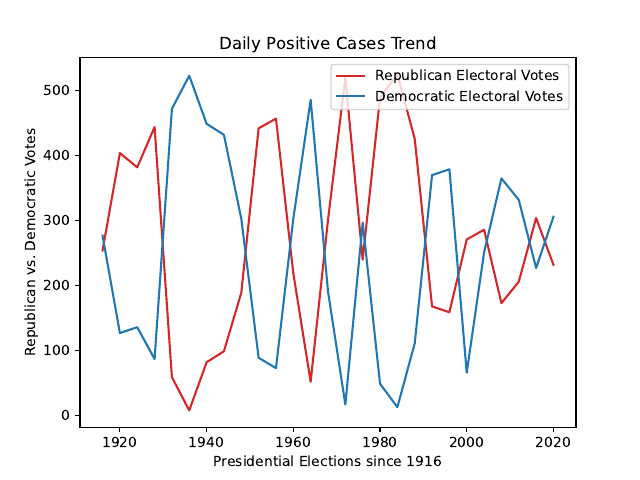

The Python source for this figure:
from bs4 import BeautifulSoup
import requests
import matplotlib.pyplot as plt
republican_votes = []
democratic_votes = []
for i in range(1916, 2021, 4):
    url = f"https://www.archives.gov/electoral-college/"+str(i)
    r = requests.get(url).text
    soup = BeautifulSoup(r, 'html.parser')
    winner = soup.body.find('table').find_all('tr')[0].find('td').text
    runner_up = soup.body.find('table').find_all('tr')[1].find('td').text
    winnerCount = soup.body.find('table').find_all('tr')[2].find_all('td')[0].text
    runnerUpCount = soup.body.find('table').find_all('tr')[2].find_all('td')[1].text
    x = ''
    y = ''
    for ii in range(-3, 0, 1):
        x += winnerCount[ii]
        y += runnerUpCount[ii]
    if '[D]' in winner:
        democratic_votes.append(int(x.replace("*", "")))
        republican_votes.append(int(y.replace("*", "")))
    else:
        democratic_votes.append(int(y.replace("*", "")))
        republican_votes.append(int(x.replace("*", "")))

plt.plot([i for i in range(1916, 2021, 4)], republican_votes, label='Republican Electoral Votes', color='#d62728')
plt.plot([i for i in range(1916, 2021, 4)], democratic_votes, label='Democratic Electoral Votes', color='#1f77b4')
plt.xlabel("Presidential Elections since 1916")
plt.ylabel("Republican vs. Democratic Votes")
plt.title("Daily Positive Cases Trend")
plt.legend()
plt.savefig("Q1.pdf")
